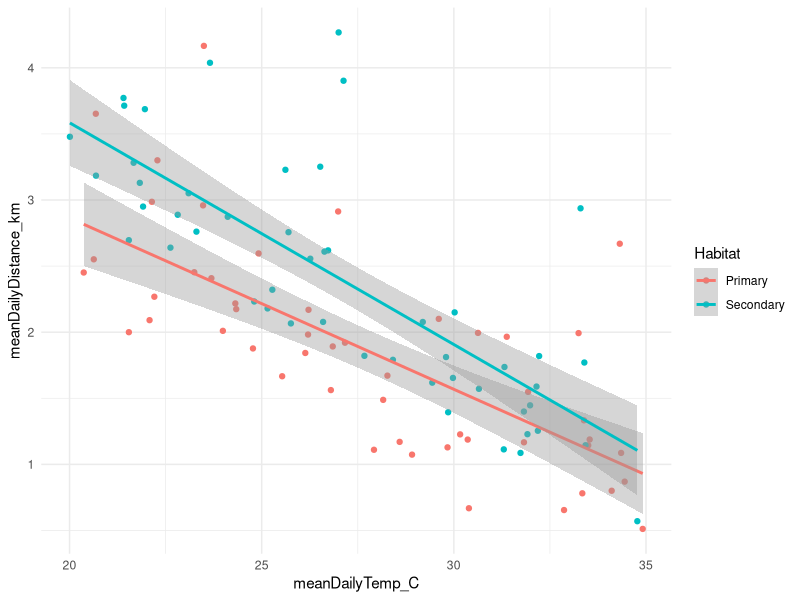

Source code (R):
######################
##### HW 14 ######
## Sophia Mummert ####
#######################

## libraries ##
library(readxl)
library(dplyr)
library(ggplot2)
library(lmtest)

# pull in Maddie's sim data
monkey_travel_df = read.csv("monkey_travel_data.csv")

# Check with model 1
model1 = lm(meanDailyDistance_km ~ meanDailyTemp_C * Habitat, data = monkey_travel_df)
anova(model1)
#can drop meanDailyTemp_C:habitat bc not significant

# fit model 2
model2 = lm(meanDailyDistance_km ~ meanDailyTemp_C + Habitat, data = monkey_travel_df)
anova(model2)

#meanDailyDistance_km: p < .05 significant
#Habitat: p < .05 significant
#meanDailyTemp_C:Habitat: p > .05 not significant

summary(model2)
###estimates:###
#Beta_0 = 5.9537, Beta_1 = -0.14, Beta_2 .43574, Beta_3 = -0.01 (?)

# These results show that mean daily temp had significant effects on daily travel 
# distance, such that when mean temp increased, daily distance in km decreased. 
# Additionally, living in a primary or secondary forest showed a significant
# difference in mean daily travel distances, such that in secondary forests
# primates are traveling more per day. 
# However, since mean daily temp x habitat differences was not significant, 
# that means that primary and secondary forests do not respond differently to
# temperature changes. This would mean the graph of these are showing parallel 
# slopes. 

# running a plot of Maddie's to see it
ggplot(monkey_travel_df, aes(x = meanDailyTemp_C, y = meanDailyDistance_km, color = Habitat)) +
  geom_point() +
  geom_smooth(method = "lm", se = TRUE) +
  theme_minimal() 



##### OBJ1: fit likelihood models #####

full_model = lm(meanDailyDistance_km ~ meanDailyTemp_C * Habitat, data = monkey_travel_df)
reduced_model = lm(meanDailyDistance_km ~ meanDailyTemp_C + Habitat, data = monkey_travel_df)

summary(full_model)
summary(reduced_model)

# log-likelihood

logLik(full_model)
logLik(reduced_model)

NLL_full = as.numeric(logLik(full_model))
NLL_reduced = as.numeric(logLik(reduced_model))

# NLL of full_model was lower than that of the reduced_model, 
# indicating that it is a better fit for the data

# likelihood ratio test

lrtest(reduced_model, full_model)
# The ratio test indicates that while the full model has better log-likelihood,
# the difference is not statistically significant, so reduced model is still
# preferred due to parsimony. This supports my previous modeling
# of Maddies data, such that primary and secondary forests do not respond
# differently to temperature changes. This implies additive effects, not interaction.

##### OBJ2: AIC #####
Y = monkey_travel_df$meanDailyDistance_km
X1 = monkey_travel_df$meanDailyTemp_C
X2 = monkey_travel_df$Habitat

#a 
model_full = lm(Y ~ X1 * X2, data = monkey_travel_df)
#b
model_main_ef = lm(Y ~ X1 + X2, data = monkey_travel_df)
#c 
model_X1   <- lm(Y ~ X1, data = monkey_travel_df)
#d
model_X2   <- lm(Y ~ X2, data = monkey_travel_df)
#e
model_intercept <- lm(Y ~ 1, data = monkey_travel_df)

models_list = list(
  "full" = model_full,
  "main effects" = model_main_ef,
  "X1" = model_X1,
  "X2" = model_X2,
  "intercept only" = model_intercept
)

aic_values = sapply(models_list, AIC)
AIC_table = data.frame(
  Model = names(aic_values),
  AIC = as.numeric(aic_values)
)
AIC_table

# add delta AIC as in the chapter

AIC_table$Delta_AIC <- AIC_table$AIC - min(AIC_table$AIC)
AIC_table

# The model with the lowest AIC is the full model, meaning
# it is the best fit for the data. The delta AIC of main effects model
# is less than 2, indicating it is also a good fit. 

# Using AIC, the full model is preferred, which contrasts with the
# likelihood ratio test results. This suggests that while the interaction
# term may not be statistically significant, it still improves model fit
# enough to be considered in model selection. The main effects test is equivalent
# to the reduced model (i believe?), and according to delta AIC, this is
# very close to the full model, so it could also be considered a good fit which
# aligns with the likelihood ratio test results.